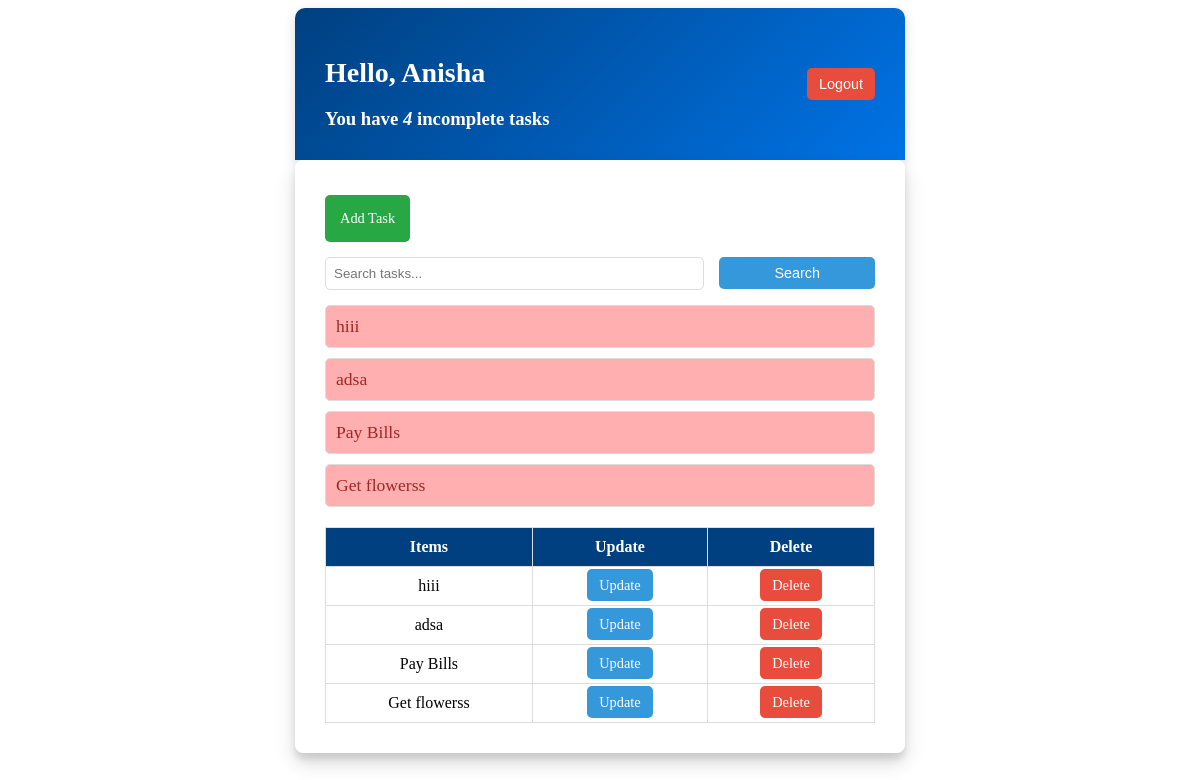
The app's page / (signed in) with its own data.
### base/models.py (models this page shows, shortened)
class Task(models.Model):
    user = models.ForeignKey(User, on_delete=models.CASCADE, null=True, blank=True)   #one to many relationship
    title = models.CharField(max_length=200)
    description = models.TextField(null=True,blank=True)
    complete = models.BooleanField(default=False)
    created = models.DateTimeField(auto_now_add=True)
    class Meta:
        ordering = ['complete']

### base/views.py (the view)
# urls.py: path('', TaskList.as_view(), name='tasks'),
class TaskList(LoginRequiredMixin,ListView):   # Class-based view for listing tasks
    model = Task
    context_object_name = 'tasks'  # Define the context variable used in the template
    def get_context_data(self, **kwargs):
        context = super().get_context_data(**kwargs)
        context['tasks'] = context['tasks'].filter(user = self.request.user)
        context['count'] = context['tasks'].filter(complete = False).count()
        search_input= self.request.GET.get('search-area') or ''
        if search_input:
            context['tasks']=context['tasks'].filter(
                title__icontains=search_input)
        context['search_input']= search_input
        return context

### base/templates/base/task_list.html (shortened to what this page needs)
<div class="header-bar">
  <div>
    <h1>Hello, {{ request.user|title }}</h1>
    <h3 style="margin: 0">
      You have <i>{{ count }}</i> incomplete task{{ count|pluralize:"s" }}
    </h3>
  </div>
  <div class="auth-links">
    {% if request.user.is_authenticated %}
    <form action="{% url 'logout' %}" method="post" style="display: inline">
      <button type="submit" class="btn btn-logout">Logout</button>
    </form>
    {% else %}
    <a href="{% url 'login' %}" class="btn btn-login">Login</a>
    {% endif %}
  </div>
</div>
<div class="main-content">
  <a href="{% url 'task-create' %}" class="btn btn-add">Add Task</a>
  <form method="GET" class="search-form">
    <input
      type="text"
      name="search-area"
      value="{{ search_input }}"
      placeholder="Search tasks..."
    />
    <input type="submit" value="Search" class="btn btn-search" />
  </form>
  <div class="task-items">
    {% if tasks %} {% for task in tasks %}
    <div
      class="task-wrapper {% if task.complete %}completed{% else %}incomplete{% endif %}"
    >
      <div class="task-title">
        <a href="{% url 'task-update' task.id %}" class="task-link">
          {% if task.complete %}
          <s>{{ task.title }}</s>
          {% else %} {{ task.title }} {% endif %}
        </a>
      </div>
    </div>
    {% endfor %} {% else %}
    <h3>No items in the list</h3>
    {% endif %}
  </div>
  <table class="task-table">
    <thead>
      <tr>
        <th>Items</th>
        <th>Update</th>
        <th>Delete</th>
      </tr>
    </thead>
    <tbody>
      {% for task in tasks %}
      <tr>
        <td>{{ task.title }}</td>
        <td>
          <a href="{% url 'task-update' task.id %}" class="btn btn-update"
            >Update</a
          >
        </td>
        <td>
          <a href="{% url 'task-delete' task.id %}" class="btn btn-delete"
            >Delete</a
          >
        </td>
      </tr>
      {% endfor %}
    </tbody>
  </table>
</div>

### base/templates/base/task_list.html (style rules this page uses)
.main-content { max-width: 550px; margin: auto; padding: 30px; background-color: rgb(255, 255, 255); box-shadow: 0px 10px 20px rgba(0, 0, 0, 0.15), 0px 6px 6px rgba(0, 0, 0, 0.1); border-radius: 8px; }
.header-bar { max-width: 550px; margin: auto; padding: 30px; background: linear-gradient(135deg, #004080, #0073e6); color: #ffffff; border-radius: 10px 10px 0 0; display: flex; align-items: center; justify-content: space-between; box-shadow: 0px 4px 12px rgba(0, 0, 0, 0.15); }
.header-bar h1 { font-size: 1.75em; }
.btn { padding: 8px 12px; border: none; border-radius: 5px; cursor: pointer; text-decoration: none; color: #ffffff; font-size: 0.9em; }
.btn-logout { background-color: #e74c3c; }
.btn-add { background-color: #28a745; margin: 5px 0; padding: 15px; display: inline-block; }
.btn-search { background-color: #3498db; padding: 8px 55px; margin-left: 5px; }
.btn-update { background-color: #3498db; }
.btn-delete { background-color: #e74c3c; }
.task-items { margin-top: 15px; }
.task-wrapper { padding: 10px; border: 1px solid #ddd; border-radius: 5px; margin-bottom: 10px; }
.task-wrapper.incomplete { background-color: hsla(0, 100%, 77%, 0.684); color: #a32525; }
.task-title { font-size: 1.1em; font-weight: 500; }
.task-link { color: inherit; text-decoration: none; }
.task-table { width: 100%; margin-top: 20px; border-collapse: collapse; }
.task-table th, .task-table td { padding: 10px; border: 1px solid #ddd; text-align: center; }
.task-table th { background-color: #004080; color: #fff; }
.search-form { display: flex; align-items: center; gap: 10px; margin: 10px 0; }
.search-form input[type="text"] { padding: 8px; width: 70%; border: 1px solid #ddd; border-radius: 5px; }

### records on screen
Task: title "hiii"
Task: title "adsa"
Task: title "Pay Bills"
Task: title "Get flowerss"

### other values on screen
{{ request.user|title }} "Anisha"
{{ count }} "4"
